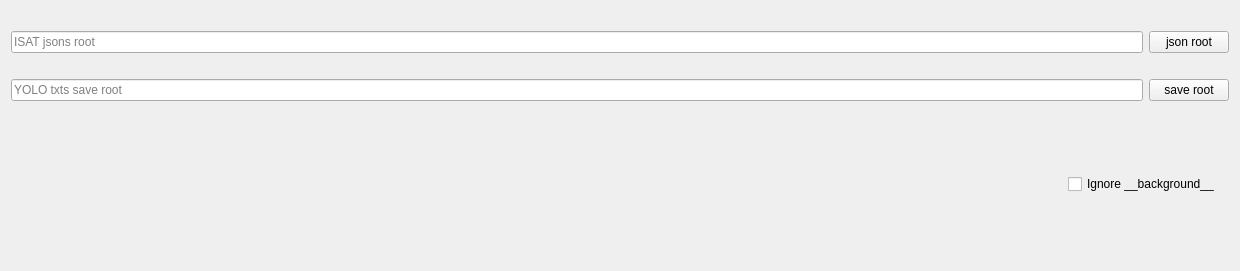
            <widget class="QWidget" name="toolbox_item_isat2yolo">
             <property name="geometry">
              <rect>
               <x>0</x>
               <y>0</y>
               <width>1240</width>
               <height>271</height>
              </rect>
             </property>
             <attribute name="label">
              <string>ISAT to YOLO</string>
             </attribute>
             <layout class="QVBoxLayout" name="verticalLayout_11">
              <item>
               <widget class="QWidget" name="widget_13" native="true">
                <layout class="QVBoxLayout" name="verticalLayout_12">
                 <property name="leftMargin">
                  <number>0</number>
                 </property>
                 <property name="topMargin">
                  <number>0</number>
                 </property>
                 <property name="rightMargin">
                  <number>0</number>
                 </property>
                 <property name="bottomMargin">
                  <number>20</number>
                 </property>
                 <item>
                  <widget class="QWidget" name="widget_14" native="true">
                   <layout class="QGridLayout" name="gridLayout_4">
                    <property name="leftMargin">
                     <number>0</number>
                    </property>
                    <property name="topMargin">
                     <number>0</number>
                    </property>
                    <property name="rightMargin">
                     <number>0</number>
                    </property>
                    <property name="bottomMargin">
                     <number>0</number>
                    </property>
                    <item row="1" column="1">
                     <widget class="QPushButton" name="pushButton_isat2yolo_yolo_txt_root">
                      <property name="text">
                       <string>save root</string>
                      </property>
                     </widget>
                    </item>
                    <item row="1" column="0">
                     <widget class="QLineEdit" name="lineEdit_isat2yolo_yolo_txt_root">
                      <property name="readOnly">
                       <bool>true</bool>
                      </property>
                      <property name="placeholderText">
                       <string>YOLO txts save root</string>
                      </property>
                     </widget>
                    </item>
                    <item row="0" column="0">
                     <widget class="QLineEdit" name="lineEdit_isat2yolo_isat_json_root">
                      <property name="readOnly">
                       <bool>true</bool>
                      </property>
                      <property name="placeholderText">
                       <string>ISAT jsons root</string>
                      </property>
                     </widget>
                    </item>
                    <item row="0" column="1">
                     <widget class="QPushButton" name="pushButton_isat2yolo_isat_json_root">
                      <property name="text">
                       <string>json root</string>
                      </property>
                     </widget>
                    </item>
                   </layout>
                  </widget>
                 </item>
                 <item>
                  <widget class="QWidget" name="widget_23" native="true">
                   <layout class="QHBoxLayout" name="horizontalLayout_6">
                    <item>
                     <spacer name="horizontalSpacer_5">
                      <property name="orientation">
                       <enum>Qt::Horizontal</enum>
                      </property>
                      <property name="sizeHint" stdset="0">
                       <size>
                        <width>1015</width>
                        <height>20</height>
                       </size>
                      </property>
                     </spacer>
                    </item>
                    <item>
                     <widget class="QCheckBox" name="checkBox_ignore_background">
                      <property name="text">
                       <string>Ignore __background__</string>
                      </property>
                     </widget>
                    </item>
                   </layout>
                  </widget>
                 </item>
                </layout>
               </widget>
              </item>
             </layout>
            </widget>
